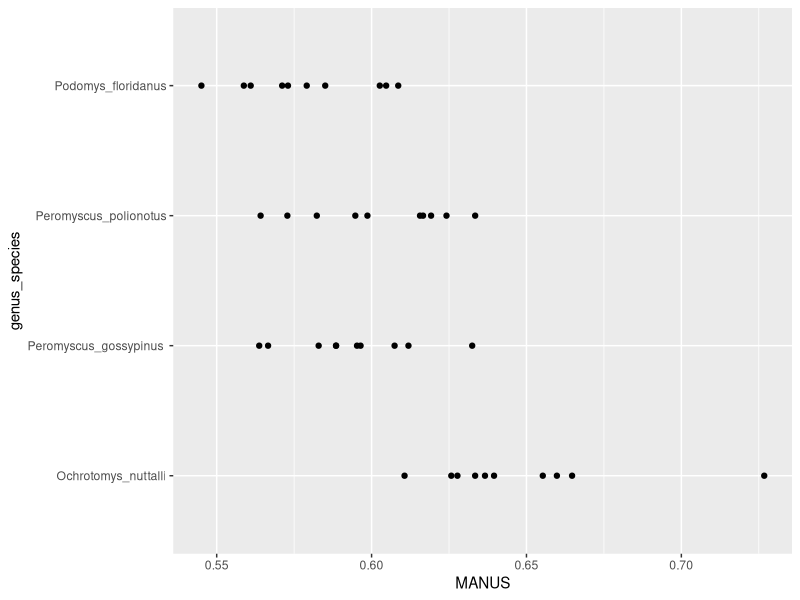
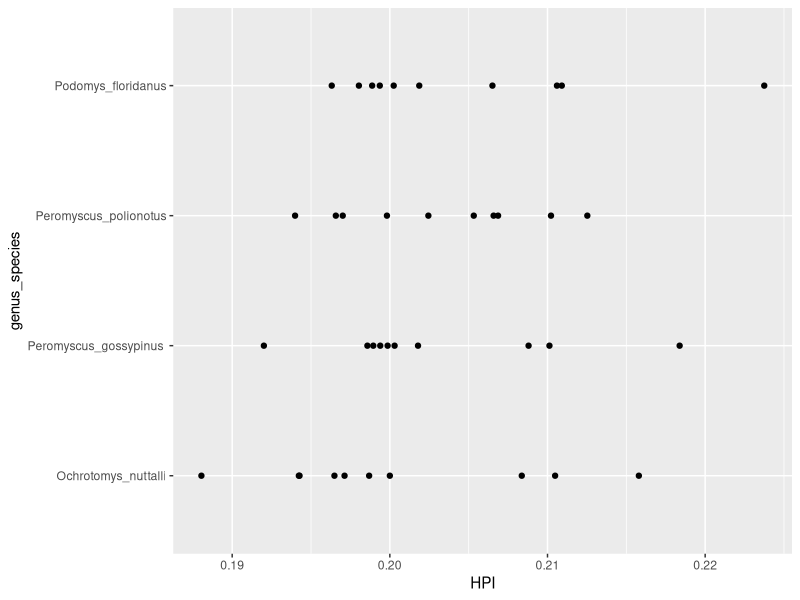
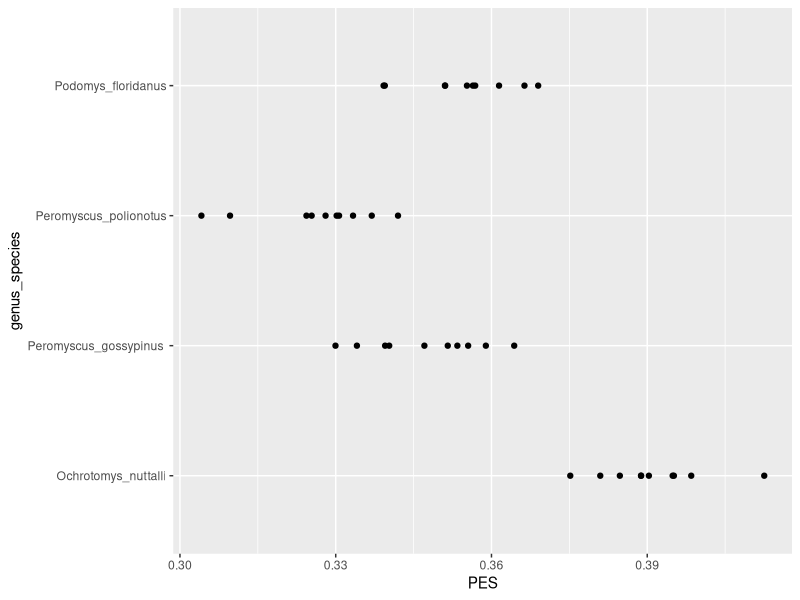

Generate these figures, in order, with R:
install.packages("tidyverse")
library(tidyverse)
install.packages("tidyr")
library(tidyr)
install.packages("ggplot2")
library(ggplot2)


MouseMeasurements<-read.csv("MouseMeasurements.csv",header=TRUE)
MouseMeasurements
table(MouseMeasurements)

#Creating Measurement Objects

Fl<-MouseMeasurements$Fl[!is.na(MouseMeasurements$Fl)]
Fdw<-MouseMeasurements$Fdw[!is.na(MouseMeasurements$Fdw)]
Fsw<-MouseMeasurements$Fsw[!is.na(MouseMeasurements$Fsw)]
Tl<-MouseMeasurements$Tl[!is.na(MouseMeasurements$Tl)]
Tpw<-MouseMeasurements$Tpw[!is.na(MouseMeasurements$Tpw)]
Tmw<-MouseMeasurements$Tmw[!is.na(MouseMeasurements$Tmw)]
Hl<-MouseMeasurements$Hl[!is.na(MouseMeasurements$Hl)]
Hdw<-MouseMeasurements$Hdw[!is.na(MouseMeasurements$Hdw)]
Hpw<-MouseMeasurements$Hpw[!is.na(MouseMeasurements$Hpw)]
Hsw<-MouseMeasurements$Hsw[!is.na(MouseMeasurements$Hsw)]
Ul<-MouseMeasurements$Ul[!is.na(MouseMeasurements$Ul)]
Uol<-MouseMeasurements$Uol[!is.na(MouseMeasurements$Uol)]
Usw<-MouseMeasurements$Usw[!is.na(MouseMeasurements$Usw)]
Rl<-MouseMeasurements$Rl[!is.na(MouseMeasurements$Rl)]
Mcl<-MouseMeasurements$Mcl[!is.na(MouseMeasurements$Mcl)]
Ppl<-MouseMeasurements$Ppl[!is.na(MouseMeasurements$Ppl)]
Mtl<-MouseMeasurements$Mtl[!is.na(MouseMeasurements$Mtl)]
Pppl<-MouseMeasurements$Pppl[!is.na(MouseMeasurements$Pppl)]



log_mass<-log(MouseMeasurements$mass_g)
log_mass                                   #Natural Log of the mice weights


geo_m<-((Fl*Fdw*Fsw*Tl*Tpw*Tmw*Hl*Hdw*Hpw*Hsw*Ul*Uol*Usw*Rl*Mcl*Ppl*Mtl*Pppl)^(1/18))
geo_m                                      #Geometric Mean of the 18 measurements



#Indices

MANUS<-Ppl/Mcl      #MANUS Index
HRI<-Hsw/Hl         #Humeral Robustness Index
HPI<-Hpw/Hl         #Humeral Proximal Index
HEB<-Hdw/Hl         #Humeral Epicondyle Breadth
OLI<-Uol/Ul         #Olecranon Process Length Index
BI<-Rl/Hl           #Brachial Index
IM<-(Hl+Ul)/(Fl+Tl) #Intermembral Index
PRTI<-Mcl/(Hl+Rl)   #Palm Robustness Index
FRI<-Fsw/Fl         #Femoral Robustness
FEB<-Fdw/Fl         #Femoral Epicondyle Breadth
CI<-Tl/Fl           #Crural Index
TRI<-Tmw/Tl         #Tibial Robustness Index
PES<-Pppl/Mtl       #PES INdex


#Plot 1 - MANUS by Species

ggplot(data=MouseMeasurements,aes(x=MANUS,y=genus_species))+geom_point()

#Plot 2 - HPI by Species

ggplot(data=MouseMeasurements,aes(x=HPI,y=genus_species))+geom_point()

#Plot 3 - PES by Species

ggplot(data=MouseMeasurements,aes(x=PES,y=genus_species))+geom_point()

